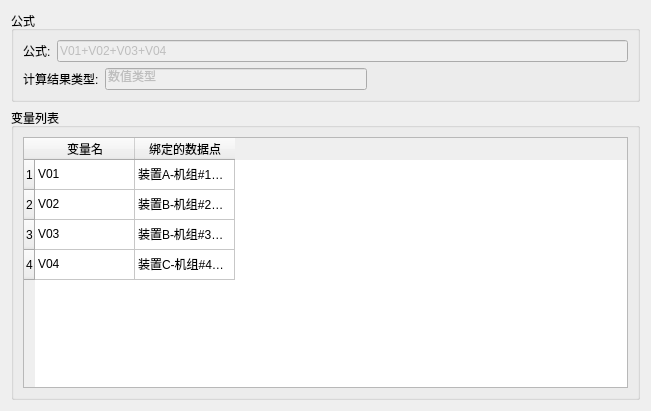
<?xml version="1.0" encoding="UTF-8"?>
<ui version="4.0">
 <class>CalcValueForm</class>
 <widget class="QWidget" name="CalcValueForm">
  <property name="geometry">
   <rect>
    <x>0</x>
    <y>0</y>
    <width>651</width>
    <height>411</height>
   </rect>
  </property>
  <property name="windowTitle">
   <string>Form</string>
  </property>
  <layout class="QVBoxLayout" name="verticalLayout">
   <item>
    <widget class="QGroupBox" name="groupBox">
     <property name="title">
      <string>公式</string>
     </property>
     <layout class="QVBoxLayout" name="verticalLayout_2">
      <item>
       <layout class="QHBoxLayout" name="horizontalLayout">
        <item>
         <widget class="QLabel" name="label_3">
          <property name="text">
           <string>公式:</string>
          </property>
         </widget>
        </item>
        <item>
         <widget class="QLineEdit" name="lineEdit">
          <property name="enabled">
           <bool>false</bool>
          </property>
          <property name="text">
           <string>V01+V02+V03+V04</string>
          </property>
         </widget>
        </item>
       </layout>
      </item>
      <item>
       <layout class="QHBoxLayout" name="horizontalLayout_4">
        <item>
         <widget class="QLabel" name="label_4">
          <property name="text">
           <string>计算结果类型:</string>
          </property>
         </widget>
        </item>
        <item>
         <widget class="QLineEdit" name="lineEdit_2">
          <property name="enabled">
           <bool>false</bool>
          </property>
          <property name="text">
           <string>数值类型</string>
          </property>
         </widget>
        </item>
        <item>
         <spacer name="horizontalSpacer_2">
          <property name="orientation">
           <enum>Qt::Horizontal</enum>
          </property>
          <property name="sizeHint" stdset="0">
           <size>
            <width>40</width>
            <height>20</height>
           </size>
          </property>
         </spacer>
        </item>
       </layout>
      </item>
     </layout>
    </widget>
   </item>
   <item>
    <widget class="QGroupBox" name="groupBox_4">
     <property name="title">
      <string>变量列表</string>
     </property>
     <layout class="QHBoxLayout" name="horizontalLayout_3">
      <item>
       <widget class="QTableWidget" name="tableWidget">
        <attribute name="horizontalHeaderCascadingSectionResizes">
         <bool>false</bool>
        </attribute>
        <row>
         <property name="text">
          <string>1</string>
         </property>
        </row>
        <row>
         <property name="text">
          <string>2</string>
         </property>
        </row>
        <row>
         <property name="text">
          <string>3</string>
         </property>
        </row>
        <row>
         <property name="text">
          <string>4</string>
         </property>
        </row>
        <column>
         <property name="text">
          <string>变量名</string>
         </property>
        </column>
        <column>
         <property name="text">
          <string>绑定的数据点</string>
         </property>
        </column>
        <item row="0" column="0">
         <property name="text">
          <string>V01</string>
         </property>
        </item>
        <item row="0" column="1">
         <property name="text">
          <string>装置A-机组#1有功</string>
         </property>
        </item>
        <item row="1" column="0">
         <property name="text">
          <string>V02</string>
         </property>
        </item>
        <item row="1" column="1">
         <property name="text">
          <string>装置B-机组#2有功</string>
         </property>
        </item>
        <item row="2" column="0">
         <property name="text">
          <string>V03</string>
         </property>
        </item>
        <item row="2" column="1">
         <property name="text">
          <string>装置B-机组#3有功</string>
         </property>
        </item>
        <item row="3" column="0">
         <property name="text">
          <string>V04</string>
         </property>
        </item>
        <item row="3" column="1">
         <property name="text">
          <string>装置C-机组#4有功</string>
         </property>
        </item>
       </widget>
      </item>
     </layout>
    </widget>
   </item>
  </layout>
 </widget>
 <resources/>
 <connections/>
</ui>
